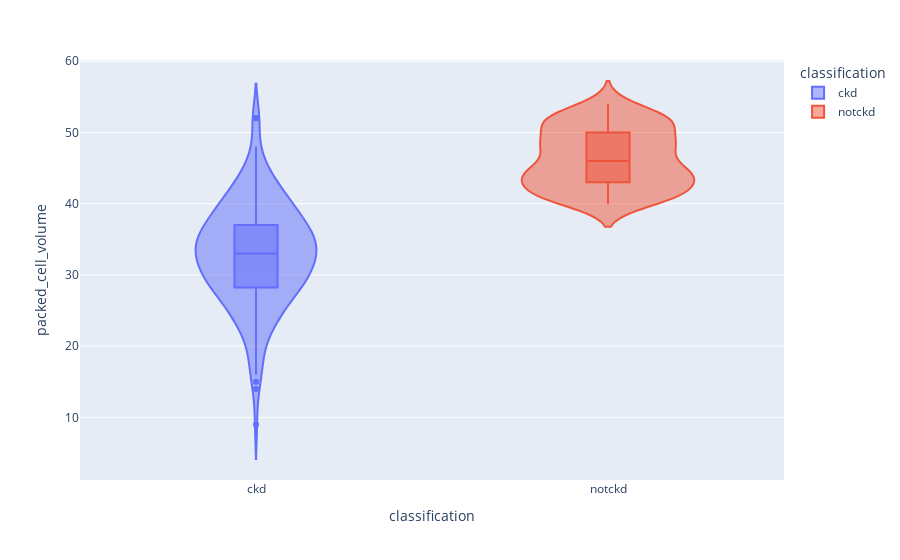

Notebook cell for this chart:
### Code cell
violin('packed_cell_volume')

### Figure 1 — Plotly figure (JSON) as saved in the notebook; plotly's stock layout.template omitted (floating-point values rounded to 4 significant figures; data arrays with more than 128 entries replaced by an {"elided": "..."} marker saying what was removed)
{"data": [{"alignmentgroup": "True", "box": {"visible": true}, "hovertemplate": "classification=%{x}<br>packed_cell_volume=%{y}<extra></extra>", "legendgroup": "ckd", "marker": {"color": "#636efa"}, "name": "ckd", "offsetgroup": "ckd", "orientation": "v", "scalegroup": "True", "showlegend": true, "type": "violin", "x": {"elided": "250 str values"}, "x0": " ", "xaxis": "x", "y": {"elided": "250 int values"}, "y0": " ", "yaxis": "y"}, {"alignmentgroup": "True", "box": {"visible": true}, "hovertemplate": "classification=%{x}<br>packed_cell_volume=%{y}<extra></extra>", "legendgroup": "notckd", "marker": {"color": "#EF553B"}, "name": "notckd", "offsetgroup": "notckd", "orientation": "v", "scalegroup": "True", "showlegend": true, "type": "violin", "x": {"elided": "150 str values"}, "x0": " ", "xaxis": "x", "y": {"elided": "150 int values"}, "y0": " ", "yaxis": "y"}], "layout": {"legend": {"title": {"text": "classification"}, "tracegroupgap": 0}, "margin": {"t": 60}, "violinmode": "overlay", "xaxis": {"anchor": "y", "categoryarray": ["ckd", "notckd"], "categoryorder": "array", "domain": [0, 1], "title": {"text": "classification"}}, "yaxis": {"anchor": "x", "domain": [0, 1], "title": {"text": "packed_cell_volume"}}}}
